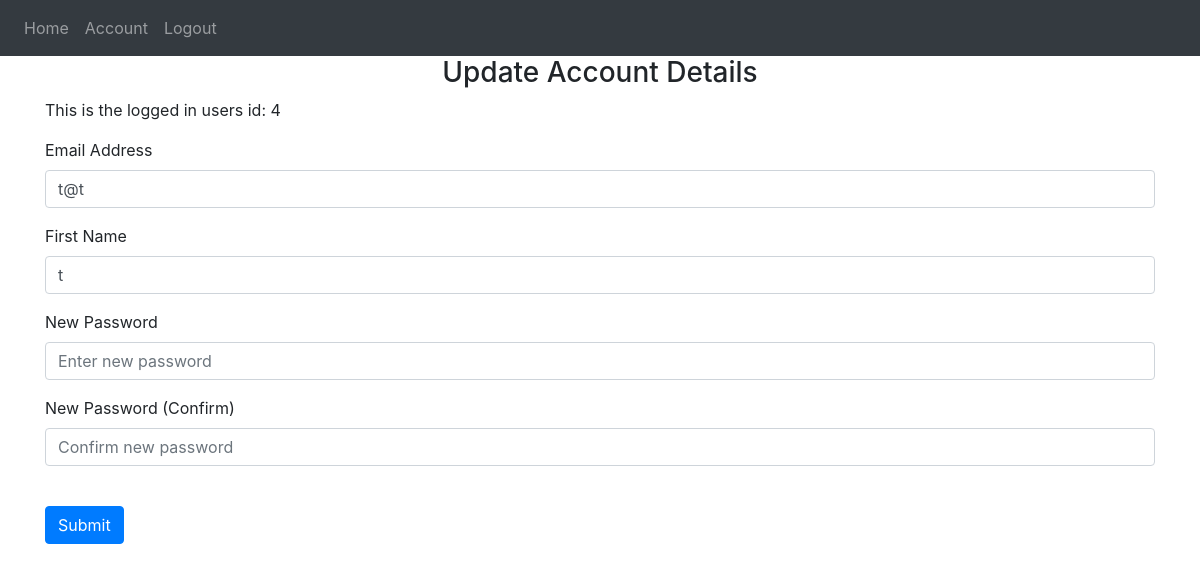
The app's page /account (signed in) with its own data.
### website/models.py (models this page shows)
class User(db.Model, UserMixin):
    id = db.Column(db.Integer, primary_key=True)
    email = db.Column(db.String(150), unique=True)
    password = db.Column(db.String(150))
    first_name = db.Column(db.String(150))
    Messages = db.relationship('Messages')
    score = db.Column(db.Integer)

### website/auth.py (the view, shortened to what this page needs)
@auth.route('/account', methods=['GET', 'POST'])
@login_required  # makes this page accessible only if user is logged in
def account():
    return render_template("account.html", user=current_user)

### website/__init__.py (called while the page is built)
def create_app():
    app = Flask(__name__)
    app.config['SECRET_KEY'] = 'abcd'
    app.config['SQLALCHEMY_DATABASE_URI'] = f'sqlite:///{DB_NAME}'
    db.init_app(app)
    from .views import views
    from .auth import auth
    app.register_blueprint(views, url_prefix='/')
    app.register_blueprint(auth, url_prefix='/')
    from .models import User, Messages
    with app.app_context():
        db.create_all()
    login_manager = LoginManager()
    login_manager.login_view = 'views.intro'
    login_manager.init_app(app)
    @login_manager.user_loader
    def load_user(id):
        return User.query.get(int(id))
    return app

### website/templates/account.html
{% extends "base.html" %} {% block title %}Account{% endblock %}
{% block content %}
<form method="POST">
    <h3 class="text-center">Update Account Details</h3>
    <p>This is the logged in users id: {{ user.id }}</p>
    <div class="form-group">
      <label for="email">Email Address</label>
      <input
        type="email"
        class="form-control"
        id="email"
        name="email"
        value="{{ user.email }}"
      />
    </div>
    <div class="form-group">
      <label for="firstName">First Name</label>
      <input
        type="text"
        class="form-control"
        id="firstName"
        name="firstName"
        value="{{ user.first_name }}"
      />
    </div>
    <div class="form-group">
      <label for="password1">New Password</label>
      <input
        type="password"
        class="form-control"
        id="password1"
        name="password1"
        placeholder="Enter new password"
      />
    </div>
    <div class="form-group">
      <label for="password2">New Password (Confirm)</label>
      <input
        type="password"
        class="form-control"
        id="password2"
        name="password2"
        placeholder="Confirm new password"
      />
    </div>
    <br />
    <button type="submit" class="btn btn-primary">Submit</button>
  </form>
{% endblock %}

### records on screen
User: id "4", email "t@t", firstName "t"
